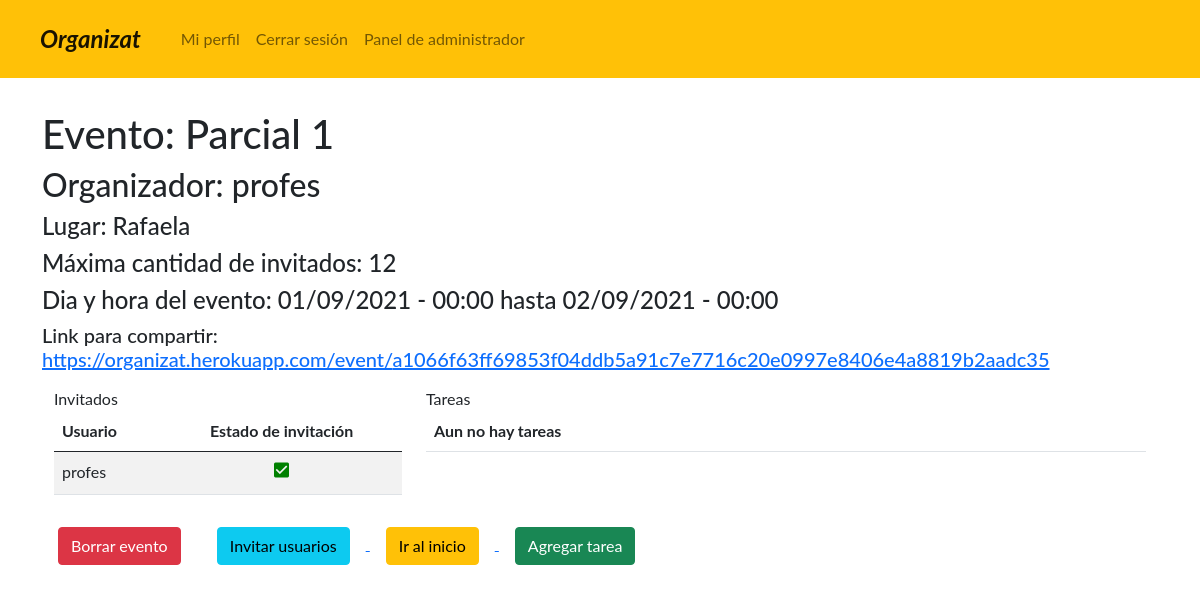
The app's page /event/a1066f63ff69853f04ddb5a91c7e7716c20e0997e8406e4a8819b2aadc35/ (signed in), older data.
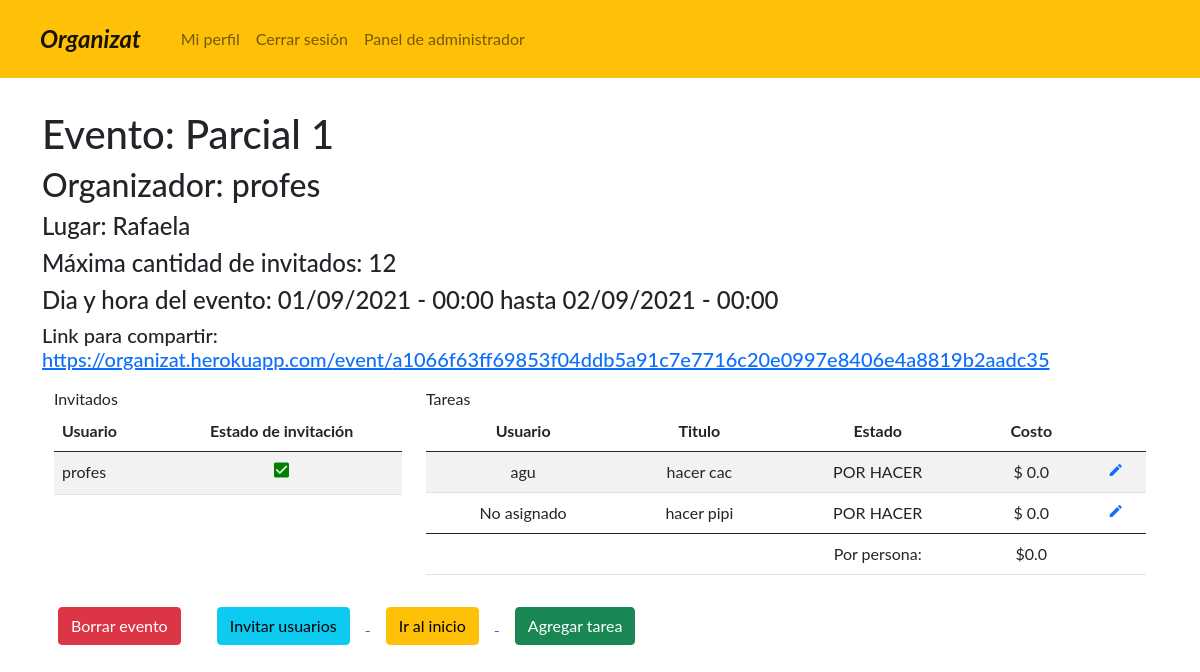
The same page, newer data.
### administrador/models.py (models this page shows, shortened)
class Event(models.Model):
    name = models.CharField(max_length=40, blank=True, null=False, verbose_name='Nombre')
    owner = models.ForeignKey(User, on_delete=models.CASCADE, verbose_name="Organizador")
    description = models.TextField(max_length=255, blank=True, null=False, verbose_name='Descripcion')
    date_event_start = models.DateTimeField(default=datetime.today(), verbose_name='Fecha de alta del evento')
    date_event_end = models.DateTimeField(default=datetime.today(), verbose_name='Fecha de baja del evento')
    location = models.CharField(max_length=255, blank=True, null=False, verbose_name='Ubicación')
    event_link = models.URLField(max_length=200, verbose_name='Link')
    state = models.CharField(max_length=10, choices=STATES_EVENTO_USUARIO, verbose_name='Estado', null=True)
    max_guests = models.IntegerField(verbose_name='Capacidad máxima de invitados')
    visibility = models.CharField(max_length=14, choices=VISIBILITIES, verbose_name='Visibilidad')
    @property
    def list_invitation(self):
        return Invitation.objects.filter(event=self)
    @property
    def list_invitation_accepted(self):
        return Invitation.objects.filter(event=self, accepted_event=True)
    @property
    def list_tasks(self):
        return Task.objects.filter(event=self)
    @property
    def total_amount(self):
        total = 0
        for i in self.list_tasks:
            total += i.cost
        return round((total/len(self.list_invitation_accepted)), 1)
    class Meta:
        verbose_name = 'Evento'
        verbose_name_plural = 'Eventos'

class Invitation(models.Model):
    user = models.ForeignKey(User, on_delete=models.CASCADE, verbose_name="Integrate")
    event = models.ForeignKey(Event, on_delete=models.CASCADE, verbose_name="Evento")
    accepted_event = models.BooleanField(default=False, verbose_name="Aceptado")
    class Meta:
        verbose_name = 'Invitacion'
        verbose_name_plural = 'Invitaciones'

class Task(models.Model):
    user = models.ForeignKey(User, blank=True, null=True, on_delete=models.CASCADE, verbose_name="Encargado")
    event = models.ForeignKey(Event, on_delete=models.CASCADE, verbose_name="Evento")
    title = models.CharField(max_length=50, blank = False, null = False, verbose_name = 'Titulo')
    description = models.CharField(max_length=255, blank = False, null = False, verbose_name = 'Descripcion')
    status = models.CharField(choices = STATES_TAREAS, blank = False, null = False, max_length=22, verbose_name='Estado de la tarea')
    cost = models.FloatField(default = 0)
    class Meta:
        verbose_name = 'Tarea'
        verbose_name_plural = 'Tareas'

### administrador/views.py (the view)
def EventView(request, token):
    event = Event.objects.get(event_link=token)
    return render(request, 'event.html', {'event': event})

### templates/event.html (shortened to what this page needs)
{% extends 'base.html' %}
{% block content %}
<div class="container py-3 my-3">
    <h1>Evento: {{event.name}}</h1>
    <h2>Organizador: {{event.owner}}</h2>
    <h4>Lugar: {{event.location}}</h4>
    <h4>Máxima cantidad de invitados: {{event.max_guests}}</h4>
    <h4>Dia y hora del evento: {{event.date_event_start|date:"d/m/Y - H:i"}} hasta {{event.date_event_end|date:"d/m/Y - H:i"}}</h4>
    <h5>Link para compartir:
        <a href="javascript:getlink();"
            onclick="alert('URL copiada');"
            title="Click para copiar">https://organizat.herokuapp.com/event/{{event.event_link}}
        </a>
    </h5>
    <div class="container py-2 my-2">
        <div class="row">
            <div class="col-12 col-md-4">
                <leyend>Invitados</leyend>
                <table class="table table-striped table-hover">
                    {% if event.list_invitation %}
                        <thead>
                            <tr>
                                <th>Usuario</th>
                                <th class="text-center">Estado de invitación</th>
                            </tr>
                        </thead>
                        <tbody>
                        {% for invitation in event.list_invitation %}
                            <tr>
                                <td>{{invitation.user.username}}</td>
                                {% if invitation.accepted_event %}
                                    {% if request.user.is_superuser or request.user.id == invitation.event.owner.id %}
                                    <td class="text-center">
                                        <a href="{% url 'invitation_down' invitation.id event.event_link %}">
                                            <i class="material-icons" style="font-size:20px;color:green">check_box</i>
                                        </a>
                                    </td>
                                    {% else %}
                                    <td class="text-center">
                                        <i class="material-icons" style="font-size:20px;color:green">check_box</i>
                                    </td>
                                    {% endif %}
                                {% endif %}
                            </tr>
                        {% endfor %}
                        </tbody>
                    {% else %}
                        <thead>
                            <tr>
                                <th>Aun no hay invitados</th>
                            </tr>
                        </thead>
                    {% endif %}
                </table>
            </div>
            <div class="col-12 col-md-8">
                <leyend>Tareas</leyend>
                <table class="table table-striped table-hover">
                    {% if event.list_tasks %}
                        <thead>
                            <tr>
                                <th class="text-center">Usuario</th>
                                <th class="text-center">Titulo</th>
                                <th class="text-center">Estado</th>
                                <th class="text-center">Costo</th>
                                <th></th>
                            </tr>
                        </thead>
                        <tbody>
                        {% for task in event.list_tasks %}
                            <tr>
                                <td class="text-center">{{task.user|default_if_none:'No asignado'}}</td>
                                <td class="text-center">{{task.title}}</td>
                                <td class="text-center">{{task.status}}</td>
                                <td class="text-center">$ {{task.cost}}</td>
                                {% if request.user.is_superuser or request.user.id == event.owner.id or request.user.id == task.user.id %}
                                    <td class="text-center">
                                        <a href="{% url 'update_task' event.event_link task.id %}">
                                            <i class="material-icons" style="font-size:16px">mode_edit</i>
                                        </a>
                                    </td>
                                {% endif %}
                            </tr>
                        {% endfor %}
                        </tbody>
                        <thead>
                            <tr>
                                <td></td>
                                <td></td>
                                <td class="text-center">Por persona: </td>
                                <td class="text-center">${{event.total_amount}}</td>
                                <td></td>
                            </tr>
                        </thead>
                    {% else %}
                        <thead>
                            <tr>
                                <th>Aun no hay tareas</th>
                            </tr>
                        </thead>
                    {% endif %}
                </table>
            </div>
        </div>
    </div>
    {% if event.owner == request.user %}
    <a href="{% url 'delete_event' event.event_link %}"><button type="button" class="mx-3 btn btn-danger">Borrar evento</button></a>
    {% endif %}
    <a href="{% url 'invite_user' event.event_link %}">
        <button type="button" class="mx-3 btn btn-info">Invitar usuarios</button>
    </a>
    <a href="{% url 'home' %}">
       <button type="button" class="mx-3 btn btn-warning">Ir al inicio</button>
   </a>
   {% if request.user.is_superuser or request.user.id == event.owner.id %}
   <a href="{% url 'add_task' event.event_link %}">
       <button type="button" class="mx-3 btn btn-success">Agregar tarea</button>
    </a>
    {% endif %}
</div>
{% endblock %}

### templates/base.html
{% include 'header.html' %}
<body>
    {% block content %}
    {% endblock %}
</body>

### templates/header.html (shortened to what this page needs)
<!DOCTYPE html>
<html lang="es">
{% load static %}
<head>
  <link href="https://cdn.jsdelivr.net/npm/bootstrap@5.1.0/dist/css/bootstrap.min.css" rel="stylesheet">
  <link rel="stylesheet" href="{% static 'css/styles.css' %}" type="text/css">
</head>
<body>
<div class="container-fluid" id="cover_page">
    <nav class="navbar navbar-expand-lg navbar-light bg-light">
      <div class="container-fluid">
        <a class="nav-link active" aria-current="page" href="{% url 'home' %}"><div class="navbar-brand" id="logo">Organizat</div></a>
        <div class="collapse navbar-collapse" id="navbarNav">
          <ul class="navbar-nav">
              {% if not request.user.is_anonymous %}
                  <li class="nav-item">
                    <a class="nav-link" href="{% url 'profile' request.user.id %}">Mi perfil</a>
                  </li>
                  <li class="nav-item">
                    <a class="nav-link" href="{% url 'logout' %}">Cerrar sesión</a>
                  </li>
              {% else %}
                <li class="nav-item">
                  <a class="nav-link" href="{% url 'login' %}">Ingresar</a>
                </li>
              {% endif %}
              {% if request.user.is_superuser %}
                  <li class="nav-item">
                    <a class="nav-link" href="/admin">Panel de administrador</a>
                  </li>
              {% endif %}
          </ul>
        </div>
      </div>
    </nav>
</div>
</body>
</html>

### static/css/styles.css (style rules this page uses)
body { font-family: "Lato", sans-serif; }
#cover_page { background-color: #ffc107 !important; }
nav.navbar.navbar-expand-lg.navbar-light.bg-light { background-color: #ffc107 !important; }
#logo { font-style: italic !important; font-weight: 700; font-size: 1.5rem; }

Row changes from the older to the newer data that the page shows:
shown differently, row unchanged: Event "Parcial 1": total_amount (not shown) → "0.0"
added Task: user "agu", title "hacer cac", status "POR HACER", cost "0.0"
added Task: user "No asignado", title "hacer pipi", status "POR HACER", cost "0.0"
Text that changed along with them:
text no longer shown: "Aun no hay tareas"
text now shown: "Usuario Titulo Estado Costo Por persona: $"
